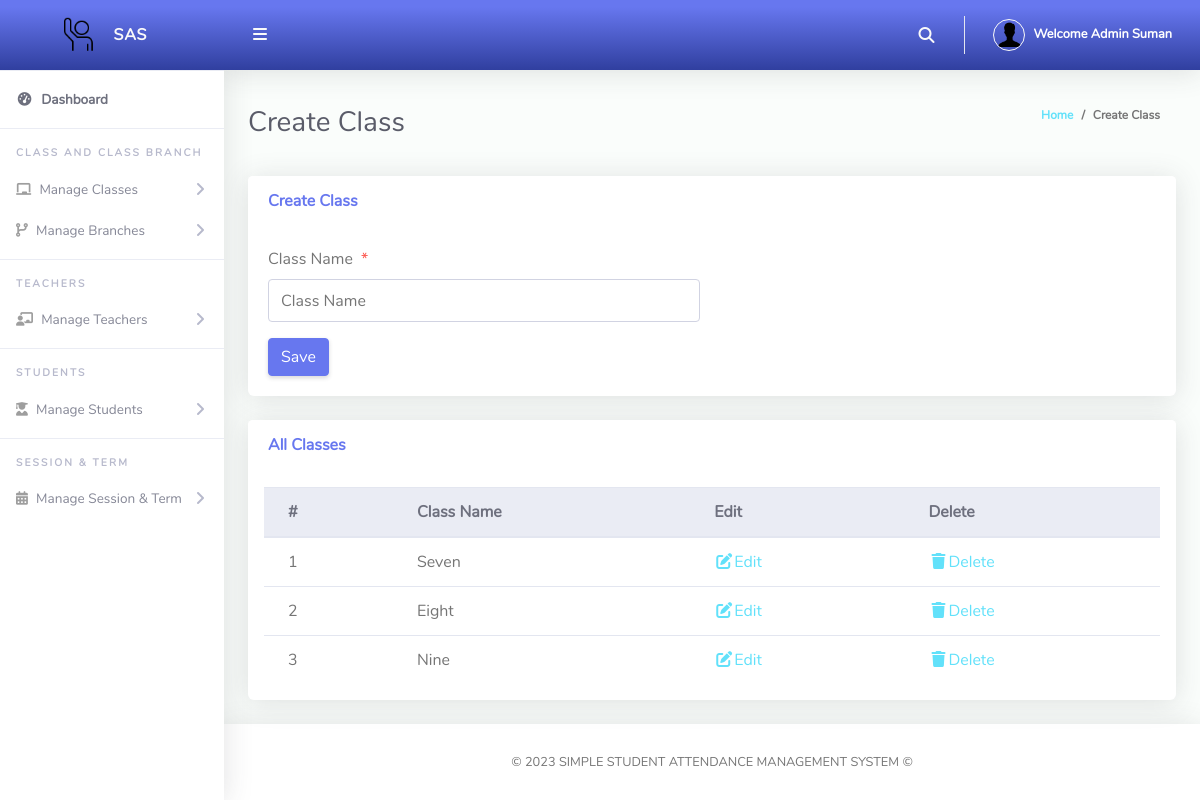
The app's page /Admin/createClass.php (signed in) with its own data.
### tables this page shows
CREATE TABLE `tblclass` (
  `Id` int(10) NOT NULL,
  `className` varchar(255) NOT NULL
);

### Admin/createClass.php (the view, shortened to what this page needs)
<?php
include '../Includes/dbcon.php';
?>
<!DOCTYPE html>
<html lang="en">
<head>
  <link href="../vendor/fontawesome-free/css/all.min.css" rel="stylesheet" type="text/css">
  <link href="../vendor/bootstrap/css/bootstrap.min.css" rel="stylesheet" type="text/css">
  <link href="css/ruang-admin.min.css" rel="stylesheet">
</head>
<body id="page-top">
  <div id="wrapper">
      <?php include "Includes/sidebar.php";?>
    <div id="content-wrapper" class="d-flex flex-column">
      <div id="content">
       <?php include "Includes/topbar.php";?>
        <div class="container-fluid" id="container-wrapper">
          <div class="d-sm-flex align-items-center justify-content-between mb-4">
            <h1 class="h3 mb-0 text-gray-800">Create Class</h1>
            <ol class="breadcrumb">
              <li class="breadcrumb-item"><a href="./">Home</a></li>
              <li class="breadcrumb-item active" aria-current="page">Create Class</li>
            </ol>
          </div>
          <div class="row">
            <div class="col-lg-12">
              <div class="card mb-4">
                <div class="card-header py-3 d-flex flex-row align-items-center justify-content-between">
                  <h6 class="m-0 font-weight-bold text-primary">Create Class</h6>
                </div>
                <div class="card-body">
                  <form method="post">
                    <div class="form-group row mb-3">
                        <div class="col-xl-6">
                            <label class="form-control-label">Class Name<span class="text-danger ml-2">*</span></label>
                      <input type="text" class="form-control" name="className" value="<?php echo $row['className'];?>" id="exampleInputFirstName" placeholder="Class Name">
                        </div>
                    </div>
                      <?php
                    if (isset($Id))
                    {
                    ?>
                    <button type="submit" name="update" class="btn btn-warning">Update</button>
                    &nbsp;&nbsp;&nbsp;&nbsp;&nbsp;&nbsp;&nbsp;&nbsp;&nbsp;&nbsp;
                    <?php
                    } else {
                    ?>
                    <button type="submit" name="save" class="btn btn-primary">Save</button>
                    <?php
                    }
                    ?>
                  </form>
                </div>
              </div>
                 <div class="row">
              <div class="col-lg-12">
              <div class="card mb-4">
                <div class="card-header py-3 d-flex flex-row align-items-center justify-content-between">
                  <h6 class="m-0 font-weight-bold text-primary">All Classes</h6>
                </div>
                <div class="table-responsive p-3">
                  <table class="table align-items-center table-flush table-hover" id="dataTableHover">
                    <thead class="thead-light">
                      <tr>
                        <th>#</th>
                        <th>Class Name</th>
                        <th>Edit</th>
                        <th>Delete</th>
                      </tr>
                    </thead>
                    <tbody>
                  <?php
                      $query = "SELECT * FROM tblclass";
                      $rs = $conn->query($query);
                      $num = $rs->num_rows;
                      $sn=0;
                      if($num > 0)
                      {
                        while ($rows = $rs->fetch_assoc())
                          {
                             $sn = $sn + 1;
                            echo"
                              <tr>
                                <td>".$sn."</td>
                                <td>".$rows['className']."</td>
                                <td><a href='?action=edit&Id=".$rows['Id']."'><i class='fas fa-fw fa-edit'></i>Edit</a></td>
                                <td><a href='?action=delete&Id=".$rows['Id']."'><i class='fas fa-fw fa-trash'></i>Delete</a></td>
                              </tr>";
                          }
                      }
                      else
                      {
                           echo
                           "<div class='alert alert-danger' role='alert'>
                            No Record Found!
                            </div>";
                      }
                      ?>
                    </tbody>
                  </table>
                </div>
              </div>
            </div>
            </div>
          </div>
        </div>
      </div>
       <?php include "Includes/footer.php";?>
    </div>
  </div>
</body>
</html>

### Admin/Includes/topbar.php (shortened to what this page needs)
<?php
  $query = "SELECT * FROM tbladmin WHERE Id = ".$_SESSION['userId']."";
  $rs = $conn->query($query);
  $rows = $rs->fetch_assoc();
  $fullName = $rows['firstName']." ".$rows['lastName'];
?>
<nav class="navbar navbar-expand navbar-light bg-gradient-primary topbar mb-4 static-top">
          <button id="sidebarToggleTop" class="btn btn-link rounded-circle mr-3">
            <i class="fa fa-bars"></i>
          </button>
          <ul class="navbar-nav ml-auto">
            <li class="nav-item dropdown no-arrow">
              <a class="nav-link dropdown-toggle" href="#" id="searchDropdown" role="button" data-toggle="dropdown"
                aria-haspopup="true" aria-expanded="false">
                <i class="fas fa-search fa-fw"></i>
              </a>
            </li>
            <li class="nav-item dropdown no-arrow">
              <a class="nav-link dropdown-toggle" href="#" id="userDropdown" role="button" data-toggle="dropdown"
                aria-haspopup="true" aria-expanded="false">
                <img class="img-profile rounded-circle" src="img/user-icn2.png" style="max-width: 60px">
                <span class="ml-2 d-none d-lg-inline text-white small"><b>Welcome <?php echo $fullName;?></b></span>
              </a>
            </li>
          </ul>
        </nav>

### records on screen
tblclass: className "Seven"
tblclass: className "Eight"
tblclass: className "Nine"

### other values on screen
$fullName "Admin Suman"
